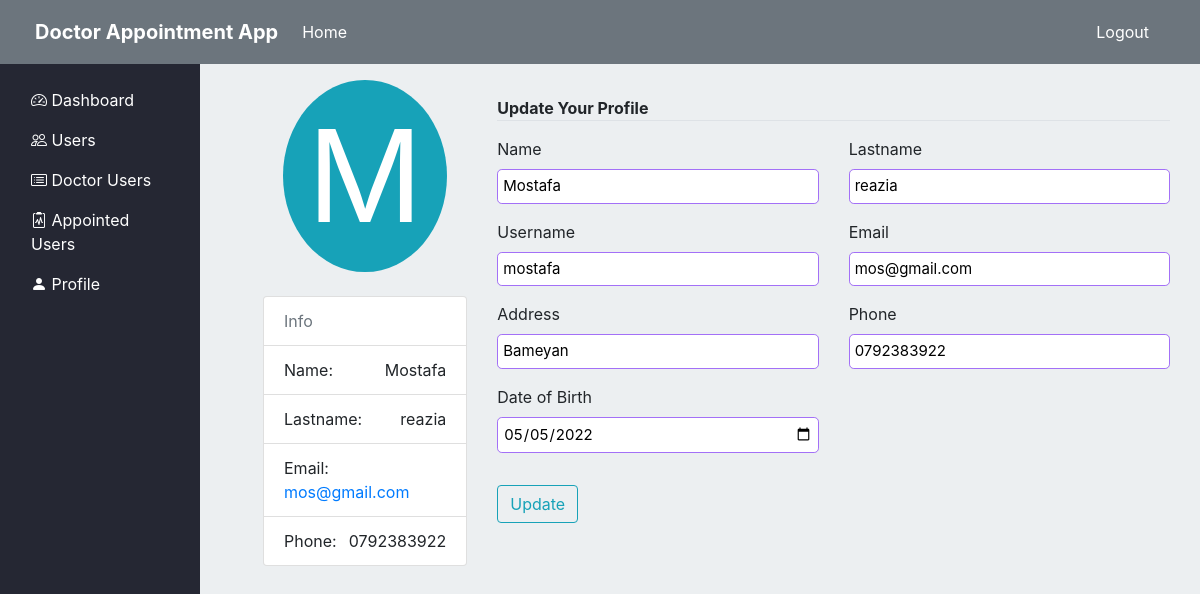
/admin/user/info/2 (signed in), run on the app's committed database.
### appointment/Models/UserModel.py (models this page shows, shortened)
class User(db.Model, UserMixin):
    id = db.Column(db.Integer, primary_key=True)
    username = db.Column(db.String(30), nullable=False, unique=True)
    name = db.Column(db.String(30), nullable=False)
    lastname = db.Column(db.String(30), nullable=False)
    email = db.Column(db.String(40), unique=True, nullable=False)
    address = db.Column(db.Text , nullable=False)
    phone = db.Column(db.String(20), unique=True, nullable=False)
    date_of_birth = db.Column(db.Date(), default = datetime.now().date())
    role = db.Column(db.Integer, nullable=False, default=3)
    gender = db.Column(db.Boolean, default=True, nullable=False)
    password = db.Column(db.String(60), nullable=False)
    doctorinfo = db.relationship('DoctorInfo', backref='User', cascade="all, delete", uselist=False, lazy=True)
    schedule = db.relationship('Schedule', backref='User', lazy=True)
    appointment = db.relationship('Appointment', backref='User', lazy=True)

### appointment/routes.py (the view)
@app.route("/admin/user/info/<int:id>", methods=['GET', 'POST'])
@login_required
@admin_required
def user_info(id):
    return get_user_info(id)

### appointment/Models/UserModel.py (called while the page is built)
@login_manager.user_loader
def load_user(user_id):
    return User.query.get(int(user_id))

### appointment/privilege.py (called while the page is built)
def admin_required(f):
    @wraps(f)
    def wrap(*args, **kwargs):
        if current_user and current_user.role == 1:
            return f(*args, **kwargs)
        flash("Ooops login or your privilege is not satisfied", "info")
        return redirect(url_for('home'))
    return wrap

### appointment/view.py (called while the page is built, shortened)
def get_user_info(id):
    user_info = User.query.filter_by(id=id).first()
    return render_template('user_info.html', user=user_info)

### appointment/templates/user_info.html (shortened to what this page needs)
{% extends "index.html" %}
{% block section %}
<div class="container">
    <div class="row">
        <div class="col-sm-3">
            <div class="d-flex justify-content-center align-items-center">
                <div class="bg-info rounded-circle" style="height: 80%; width: 80%;">
                    <span class="d-flex justify-content-center align-items-center white text-capitalize" style="font-size: 8rem;">
                        {{user.name[0]}}
                    </span>
                </div>
            </div>
            <br>
            <ul class="list-group">
                <li class="list-group-item text-muted">Info</li>
                <li class="list-group-item d-flex justify-content-between">Name: <span>{{user.name}}</span></li>
                <li class="list-group-item d-flex justify-content-between">Lastname:
                    <span>{{user.lastname}}</span>
                </li>
                <li class="list-group-item d-flex flex-wrap justify-content-between">Email: <a
                        href="{{ user.email }}"> {{user.email}}</a> </li>
                <li class="list-group-item d-flex justify-content-between">Phone: <span> {{ user.phone }}</span>
                </li>
            </ul>
        </div>
        <div class="col-sm-9 mt-3">
            <ul class="nav nav-tabs">
                <li class="active font-weight-bold">Update Your Profile</li>
            </ul>
            <form action="" method="post" class="mt-3">
                <fieldset class="form-group">
                    <div class="row">
                        <div class="col-lg-6">
                            <div class="form-group">
                                <label for="name" class="form-control-label">Name</label>
                                <input type="text" name="name" class="form-control form-control-lg input_style" value="{{ user.name }}"/>
                            </div>
                        </div>
                        <div class="col-lg-6">
                            <div class="form-group">
                                <label for="lastname" class="form-control-label">Lastname</label>
                                <input type="text" name="lastname" class="form-control form-control-lg input_style" value="{{ user.lastname }}"/>
                            </div>
                        </div>
                    </div>
                    <div class="row">
                        <div class="col-lg-6">
                            <div class="form-group">
                                <label for="username" class="form-control-label">Username</label>
                                <input type="text" name="username" class="form-control form-control-lg input_style" value="{{ user.username }}"/>
                            </div>
                        </div>
                        <div class="col-lg-6">
                            <div class="form-group">
                                <label for="email" class="form-control-label">Email</label>
                                <input type="email" name="email" class="form-control form-control-lg input_style" value="{{ user.email }}"/>
                            </div>
                        </div>
                    </div>
                    <div class="row">
                        <div class="col-lg-6">
                            <div class="form-group">
                                <label for="address" class="form-control-label">Address</label>
                                <input type="text" name="address" class="form-control form-control-lg input_style" value="{{ user.address }}"/>
                            </div>
                        </div>
                        <div class="col-lg-6">
                            <div class="form-group">
                                <label for="phone" class="form-control-label">Phone</label>
                                <input type="text" name="phone" class="form-control form-control-lg input_style" value="{{ user.phone }}"/>
                            </div>
                        </div>
                    </div>
                    <div class="row">
                        <div class="col-lg-6">
                            <div class="form-group">
                                <label for="date_of_birth" class="form-control-label">Date of Birth</label>
                                <input type="date" name="date_of_birth" class="form-control form-control-lg input_style" value="{{ user.date_of_birth }}"/>
                            </div>
                        </div>
                    </div>
                </fieldset>
                <div class="form-group mt-3">
                    <button type="submit" class="btn btn-outline-info" value="update">Update</button>
                </div>
            </form>
        </div>
    </div>
</div>
{% endblock %}

### appointment/static/style.css (style rules this page uses)
.input_style { font-size: 15px; padding: 5px; border-color: #a370f7; color: black; }
.white { color: white; }
.body-bg { background-color: #eceff1; }
ul { list-style-type: none; }

### data on the page
User: name "M", name "Mostafa", lastname "reazia", email "mos@gmail.com", phone "0792383922", username "mostafa", address "Bameyan", date_of_birth "05/05/2022"
